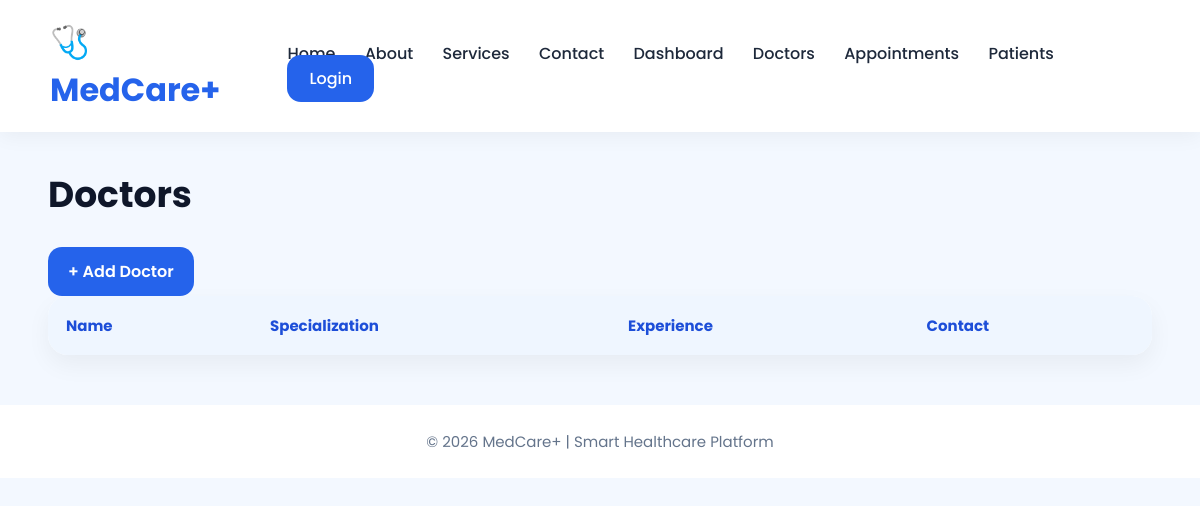
/doctors/, run on an earlier commit of the app's database.
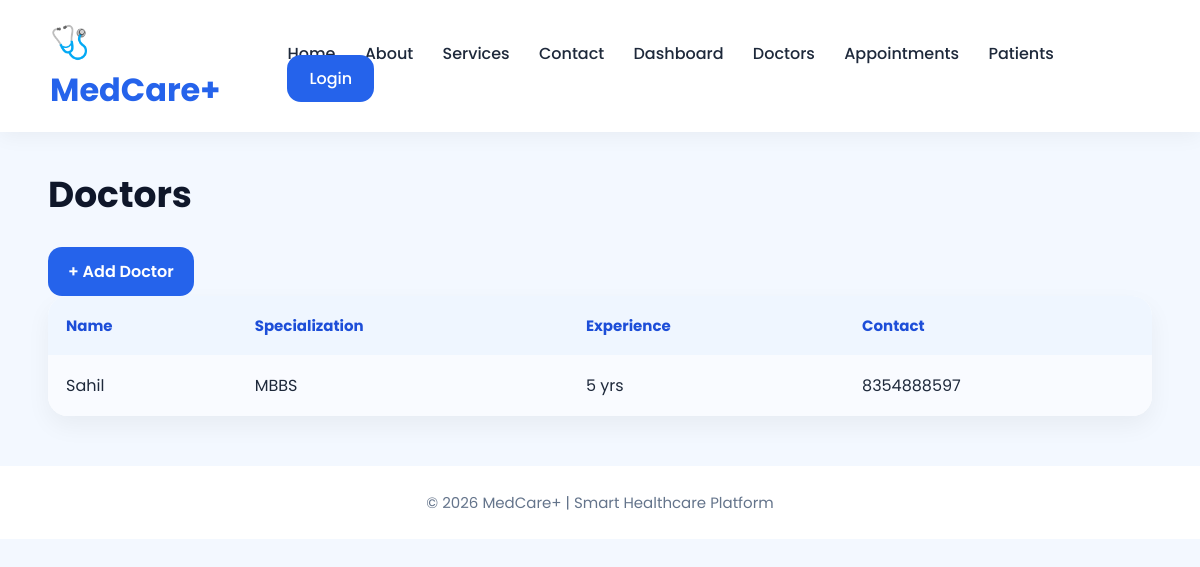
And on a later commit of the database.
### accounts/models.py (models this page shows, shortened)
class Doctor(models.Model):
    name = models.CharField(max_length=100)
    specialization = models.CharField(max_length=100)
    experience = models.IntegerField()
    contact = models.CharField(max_length=15)

### accounts/views.py (the view)
# urls.py: path('doctors/', views.doctors_view, name='doctors'),
def doctors_view(request):
    doctors = Doctor.objects.all()
    return render(request, 'accounts/doctors.html', {'doctors': doctors})

### templates/accounts/doctors.html
{% extends 'accounts/base.html' %}
{% block content %}
<h2 class="page-title">Doctors</h2>
<a href="{% url 'add_doctor' %}" class="btn btn-primary">+ Add Doctor</a>
<table>
    <tr>
        <th>Name</th>
        <th>Specialization</th>
        <th>Experience</th>
        <th>Contact</th>
    </tr>
    {% for d in doctors %}
    <tr>
        <td>{{ d.name }}</td>
        <td>{{ d.specialization }}</td>
        <td>{{ d.experience }} yrs</td>
        <td>{{ d.contact }}</td>
    </tr>
    {% endfor %}
</table>
{% endblock %}

### templates/accounts/base.html (shortened to what this page needs)
{% load static %}
<!DOCTYPE html>
<html lang="en">
<head>
</head>
<body>
    <div class="navbar">
        <a href="{% url 'dashboard' %}" class="logo">🩺 MedCare+</a>
        <div class="nav-links">
            <a href="{% url 'home' %}">Home</a>
            <a href="{% url 'about' %}">About</a>
            <a href="{% url 'services' %}">Services</a>
            <a href="{% url 'contact' %}">Contact</a>
            <a href="{% url 'dashboard' %}">Dashboard</a>
            <a href="{% url 'doctors' %}">Doctors</a>
            <a href="{% url 'appointments' %}">Appointments</a>
            <a href="{% url 'patients' %}">Patients</a>
            {% if user.is_authenticated %}
                <a href="{% url 'logout' %}" class="logout-btn">Logout</a>
            {% else %}
                <a href="{% url 'login' %}" class="logout-btn">Login</a>
            {% endif %}
        </div>
    </div>
    <div class="container">
        {% block content %}{% endblock %}
    </div>
    <div class="footer">
        © 2026 MedCare+ | Smart Healthcare Platform
    </div>
</body>
</html>

### templates/accounts/base.html (style rules this page uses)
* { margin: 0; padding: 0; box-sizing: border-box; font-family: 'Poppins', sans-serif; }
body { background: #f3f8ff; color: #1e293b; }
.navbar { background: white; padding: 18px 50px; display: flex; justify-content: space-between; align-items: center; box-shadow: 0 4px 20px rgba(0,0,0,0.05); position: sticky; top: 0; z-index: 999; }
.logo { font-size: 32px; font-weight: 700; color: #2563eb; text-decoration: none; }
.nav-links a { text-decoration: none; color: #1e293b; margin-left: 25px; font-weight: 500; transition: 0.3s; }
.logout-btn { background: #2563eb; color: white !important; padding: 12px 22px; border-radius: 14px; }
.container { width: 92%; max-width: 1300px; margin: 35px auto; }
.page-title { font-size: 36px; font-weight: 700; margin-bottom: 25px; color: #0f172a; }
.btn { display: inline-block; padding: 12px 20px; border-radius: 14px; text-decoration: none; font-weight: 600; transition: 0.3s; border: none; cursor: pointer; }
.btn-primary { background: #2563eb; color: white; }
table { width: 100%; border-collapse: collapse; background: white; border-radius: 20px; overflow: hidden; box-shadow: 0 10px 25px rgba(0,0,0,0.05); }
th, td { padding: 18px; text-align: left; }
th { background: #eff6ff; color: #1d4ed8; font-size: 15px; }
tr:nth-child(even) { background: #f9fbff; }
.footer { text-align: center; padding: 25px; margin-top: 50px; color: #64748b; font-size: 15px; background: white; }

What changed in the data, as far as the page shows it:
added Doctor: name "Sahil", specialization "MBBS", experience "5", contact "8354888597"
